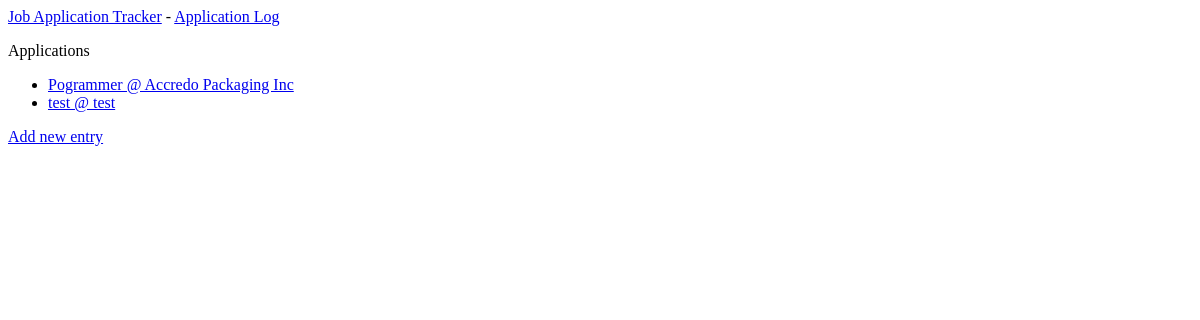
/job_log/, run on an earlier commit of the app's database.
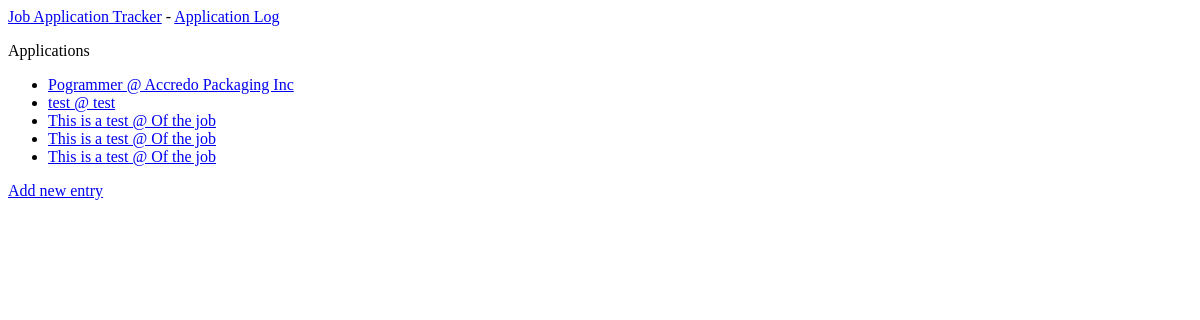
And on a later commit of the database.
### job_apps/models.py (models this page shows)
class Application(models.Model):
    STATUSES = [('submitted', 'SUBMITTED'),
                ('accepted', 'ACCEPTED'),
                ('rejected', 'REJECTED')]
    position = models.CharField(max_length=100)
    company = models.CharField(max_length=100)
    post_url = models.CharField(max_length=300)
    contact_name = models.CharField(max_length=100)
    location = models.CharField(max_length=100)
    date_added = models.DateField(auto_now_add=True)
    status = models.CharField(
        max_length=20, choices=STATUSES, default="submitted")
    def __str__(self):
        return f"{self.position} @ {self.company}"

### job_apps/views.py (the view)
# urls.py: path('job_log/', views.job_log, name='job_log'),
def job_log(request):
    job_log = Application.objects.order_by('date_added')
    context = {'job_log': job_log}
    return render(request, 'job_apps/job_log.html', context)

### job_apps/templates/job_apps/job_log.html
{% extends 'job_apps/base.html' %}
{% block content %}
  <p>Applications</p>
  <ul>
  {% for log in job_log %}
    <li>
      <a href="{% url 'job_apps:job_entry' log.id %}">{{ log }}</a>
    </li>
  {% empty %}
    <li>No topics have been added yet.</li>
  {% endfor %}
  </ul>
  <a href="{% url 'job_apps:new_job_entry' %}">Add new entry</a>
{% endblock content %}

### job_apps/templates/job_apps/base.html
<p>
  <a href="{% url 'job_apps:index' %}">Job Application Tracker</a> -
  <a href="{% url 'job_apps:job_log' %}">Application Log</a>
</p>
{% block content %}{% endblock content %}

What changed in the data, as far as the page shows it:
added Application: position+company "This is a test @ Of the job"
added Application: position+company "This is a test @ Of the job"
added Application: position+company "This is a test @ Of the job"
